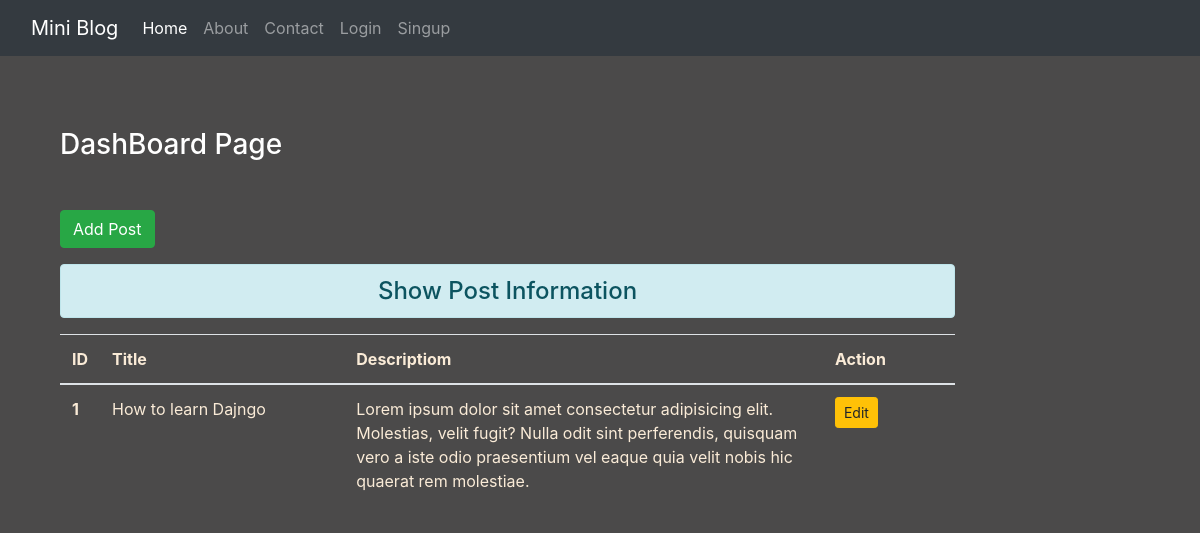
/dashbord/, run on an earlier commit of the app's database.
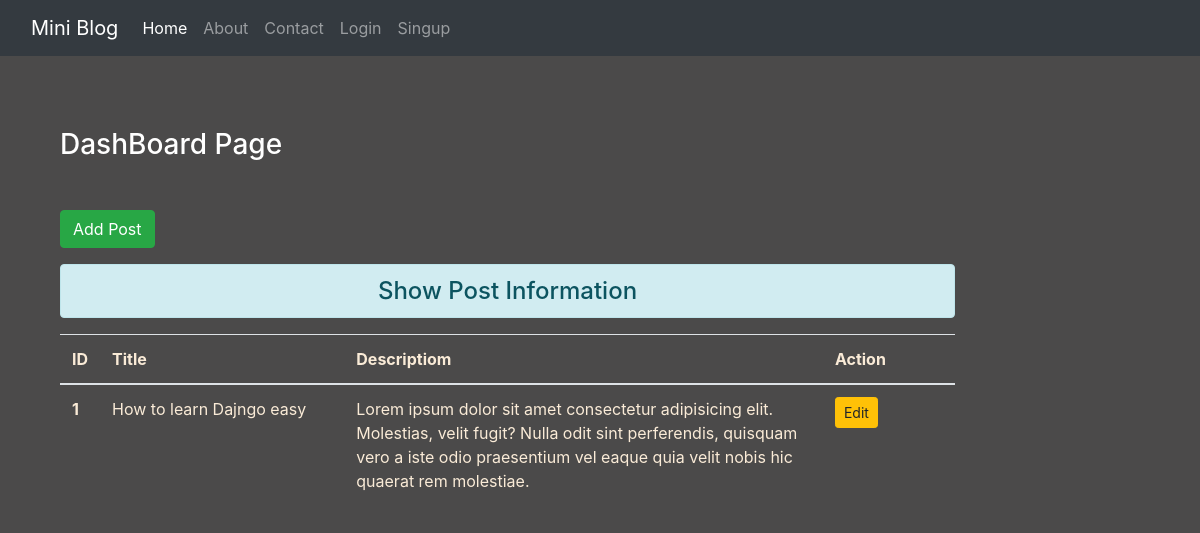
And on a later commit of the database.
### blog/models.py (models this page shows)
class Post(models.Model):
      title= models.CharField(max_length=200)
      des = models.TextField()

### blog/views.py (the view)
# urls.py: path('dashbord/', views.dashbord, name='dashbord'),
def dashbord(request):
      posts= Post.objects.all
      return render(request, 'blog/dashboard.html',{'posts':posts})

### blog/templates/blog/dashboard.html (shortened to what this page needs)
{% extends 'blog/base.html' %}
{% load static %}
    {% block content %}
        <div class="col-sm-10">
            <h3 class='text-white my-5'>DashBoard Page</h3>
            <a href="{% url 'addpost' %}" class='btn btn-success'>Add Post</a>
            <h4 class='text-center alert alert-info mt-3'>Show Post Information</h4>
            {% if posts %}
                <table class="table">
                    <thead>
                        <tr>
                            <th scope="col" style='width:2%'>ID</th>
                            <th scope="col" style='width:28%'>Title</th>
                            <th scope="col"style='width:55%'>Descriptiom</th>
                            <th scope="col"style='width:15%'>Action</th>
                        </tr>
                    </thead>
                    <tbody>
                        {% for post in posts %}
                            <tr>
                                <th scope="row">{{ post.id }}</th>
                                <td>{{ post.title }}</td>
                                <td>{{ post.des }}</td>
                                <td>
                                    <a href="{% url 'updatepost' post.id %}" class='btn btn-warning btn-sm'>Edit</a>
                                </td>
                            </tr>
                        {% endfor %}
                    </tbody>
                </table>
            {% else %}
                <h1>No Blog</h1>
            {% endif %}
        </div>
    {% endblock content %}

What changed in the data, as far as the page shows it:
changed Post id 1: title "How to learn Dajngo" → "How to learn Dajngo easy"
